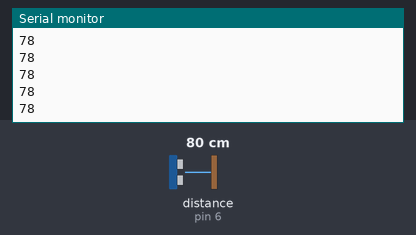
Simulated run of this sketch. Board: Arduino Uno, built with avr-gcc and run on an emulated ATmega328P. Shown: the last lines printed to the serial monitor. Wiring (inferred from the names in the program): ultrasonic range finder: trigger pin 8; echo pin 6. Inputs (shaded band) come from the test bench; at power-on: distance to the obstacle (sensor on pin 6) 80 cm. The echo pulse lasts 58.3 µs per cm.

Above: at 1.2 s.
1.3 s: distance to the obstacle (sensor on pin 6) set to 2 cm
At 1.34 s:
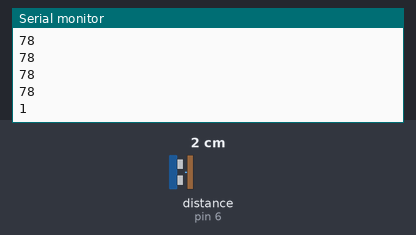
2.8 s: distance to the obstacle (sensor on pin 6) set to 4 cm
At 2.81 s:
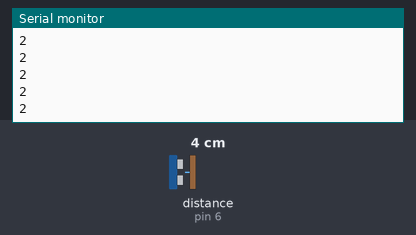
Timing chart, 0 to 5.8 s (numbered marks = the images above; inputs shaded):
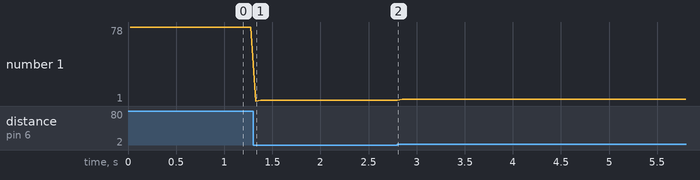

Measured:
- after the input at 1.3 s, the serial monitor: prints a new line at once (image 1)
- plotted number 1: 78 → 2 after the input at 1.3 s, 2 → 3 after the input at 2.8 s

The sketch:

ultrasonic.ino
```cpp
/*
Ultrasonic
by Samson Chen
2023-12-11
*/

// pins
#define TRIG_PIN 8
#define ECHO_PIN 6

// start up
void setup()
{
  pinMode(TRIG_PIN , OUTPUT);
  pinMode(ECHO_PIN, INPUT);
  Serial.begin(9600);
  Serial.println("Ultrasoic distance");
}

// loops
void loop()
{
  long duration;
  int distance;

  digitalWrite(TRIG_PIN,HIGH);
  delayMicroseconds(10);
  digitalWrite(TRIG_PIN,LOW);
  duration = pulseIn(ECHO_PIN, HIGH);
  distance = duration*0.034/2;

  Serial.println(distance);
  delay(50);
}
```
